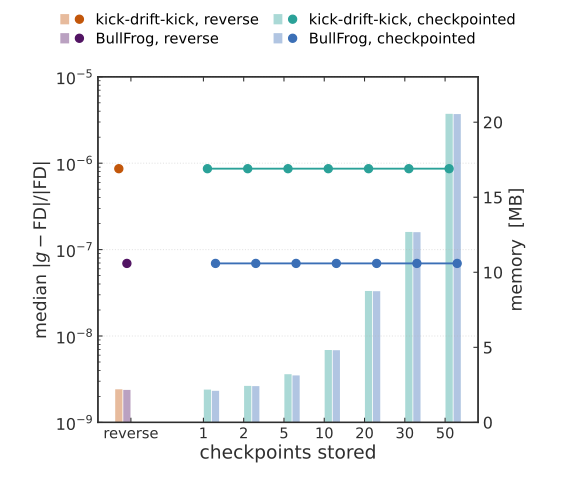

Recreate this plot in Python.
#!/usr/bin/env python3
# ENV: shared
"""
Memory and accuracy of the two adjoints, for the backup slide on adjoints: the slide version of the
thesis figure chap6/adjoint_memory.pdf (These_wassim/figures/chap6/adjoint_memory.py).

jax-fli experiment 09b (docs/5-experiments/09-gradient-validation/data_f64/degradation.npz, made on GPU
and not published): the gradient of a 50-step particle-mesh run, float64, with the reverse adjoint and
with the checkpointed adjoint storing 1 to 50 step checkpoints, for DoubleKickDrift and BullFrog.
Bars (right axis): the XLA temporary buffer in MB. Markers (left axis): the median per-voxel relative
difference to central finite differences, |g_i - FD_i| / |FD_i|.

Output (this directory): adjoint_memory.svg
"""

import sys
from pathlib import Path

import numpy as np

HERE = Path(__file__).resolve().parent

ROOT = next(p for p in HERE.parents if (p / "_common.py").exists())
sys.path.insert(0, str(ROOT))
from _common import BLUE, INK, KW, KW2, TEAL, skip_if_built, slide_style

OUT = "adjoint_memory.svg"
skip_if_built(HERE, OUT)

NPZ = Path("/home/wassim/Projects/NBody/jax-fli/docs/5-experiments/09-gradient-validation/data_f64/degradation.npz")
d = np.load(NPZ)
CKPTS = [1, 2, 5, 10, 20, 30, 50]
SERIES = [("kdk", "rev", "kick-drift-kick, reverse", KW), ("bf", "rev", "BullFrog, reverse", KW2),
          ("kdk", "chk", "kick-drift-kick, checkpointed", TEAL), ("bf", "chk", "BullFrog, checkpointed", BLUE)]
mb = lambda k: float(d[k + "__mem"][0]) / 1e6
acc = lambda k: float(d[k + "__med"])

slide_style()
import matplotlib.pyplot as plt
from matplotlib.legend_handler import HandlerTuple
from matplotlib.lines import Line2D
from matplotlib.patches import Patch

plt.rcParams["savefig.bbox"] = None
pos = np.concatenate([[0.0], np.arange(len(CKPTS)) + 1.8])
w = 0.8 / len(SERIES)
fig = plt.figure(figsize=(6.0, 5.0))
ax = fig.add_axes([0.17, 0.12, 0.66, 0.72])
axr = ax.twinx()
mems = []
for s, (sv, adj, lab, c) in enumerate(SERIES):
    off = (s - (len(SERIES) - 1) / 2) * w
    if adj == "rev":
        x, m, a = pos[:1], [mb(f"B__{sv}__rev")], [acc(f"B__{sv}__rev")]
    else:
        x = pos[1:]
        m = [mb(f"B__{sv}__c{k}__chk") for k in CKPTS]
        a = [acc(f"B__{sv}__c{k}__chk") for k in CKPTS]
    mems += m
    axr.bar(x + off, m, width=w * 0.9, color=c, alpha=0.4, lw=0, zorder=1)
    ax.plot(x + off, np.clip(a, 1e-9, 1e-5), color=c, lw=1.4, marker="o", ms=6, zorder=5)
ax.set_yscale("log")
ax.set_ylim(1e-9, 1e-5)
ax.set_xticks(pos)
ax.set_xticklabels(["reverse", *[str(k) for k in CKPTS]], fontsize=11)
ax.set_xlabel("checkpoints stored", labelpad=2)
ax.set_ylabel(r"median $|g - \mathrm{FD}| / |\mathrm{FD}|$", fontsize=13)
axr.set_ylabel("memory  [MB]", fontsize=13)
axr.set_ylim(0, 1.12 * max(mems))
ax.set_zorder(axr.get_zorder() + 1)
ax.patch.set_visible(False)
ax.grid(True, axis="y", ls=":", alpha=0.35)
handles = [(Patch(fc=c, alpha=0.4), Line2D([], [], color=c, marker="o", ms=6, ls="none")) for *_, c in SERIES]
fig.legend(handles=handles, labels=[lab for _, _, lab, _ in SERIES], handler_map={tuple: HandlerTuple(ndivide=None)},
           loc="upper center", ncol=2, fontsize=11, frameon=False, bbox_to_anchor=(0.5, 1.0),
           handlelength=1.6, columnspacing=1.0, labelspacing=0.3)
fig.savefig(HERE / OUT)
print("reverse MB:", {sv: round(mb(f'B__{sv}__rev'), 1) for sv in ('kdk', 'bf')},
      "checkpointed 50 MB:", {sv: round(mb(f'B__{sv}__c50__chk'), 1) for sv in ('kdk', 'bf')})
print(f"wrote {OUT}")
